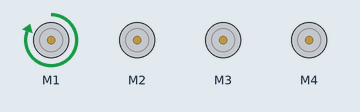
Recording of a sketch running on a simulated Arduino Uno, built with avr-gcc and run on an emulated ATmega328P. On the bench: 4 × DC motor (green arrow = forward, orange = backward, longer = faster).

Above: at 1.0 s.
At 3.0 s:
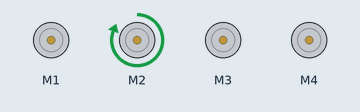
At 5.0 s:
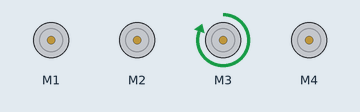
At 7.0 s:
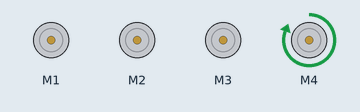
Timing chart, 0 to 10.4 s (numbered marks = the images above):
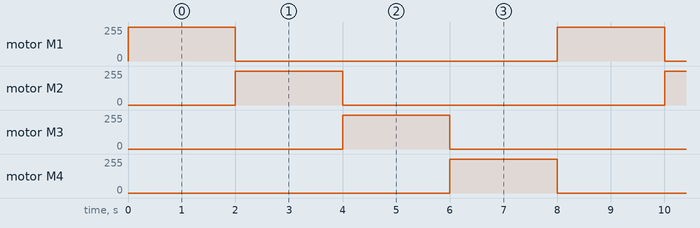

The sketch:

Shield_Test.ino
```cpp
#include <AFMotor.h>

AF_DCMotor M1(1);
AF_DCMotor M2(2);
AF_DCMotor M3(3);
AF_DCMotor M4(4);

void setup() {
  // put your setup code here, to run once:
 M1.setSpeed(255);
 M2.setSpeed(255);
 M3.setSpeed(255);
 M4.setSpeed(255);

}

void loop() {
  // put your main code here, to run repeatedly:
M1.run(FORWARD);
M2.run(RELEASE);
M3.run(RELEASE);
M4.run(RELEASE);

delay(2000);

M1.run(RELEASE);
M2.run(FORWARD);
M3.run(RELEASE);
M4.run(RELEASE);
delay(2000);

M1.run(RELEASE);
M2.run(RELEASE);
M3.run(FORWARD);
M4.run(RELEASE);
delay(2000);

M1.run(RELEASE);
M2.run(RELEASE);
M3.run(RELEASE);
M4.run(FORWARD);
delay(2000);
}
```

Measured:
- by itself, motor M1–4: alternates forward 255/255 for 2.0 s and stopped for 6.0 s
